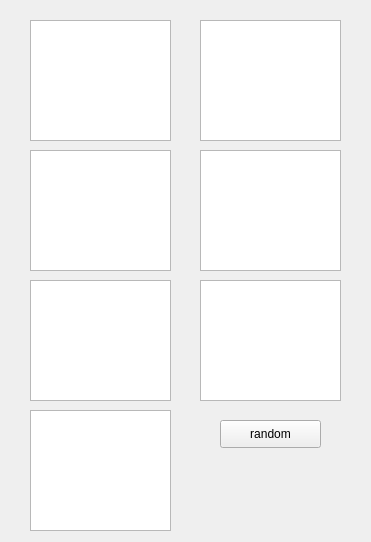
<?xml version="1.0" encoding="UTF-8"?>
<ui version="4.0">
 <class>leftpanel</class>
 <widget class="QWidget" name="leftpanel">
  <property name="geometry">
   <rect>
    <x>0</x>
    <y>0</y>
    <width>371</width>
    <height>542</height>
   </rect>
  </property>
  <property name="windowTitle">
   <string>Form</string>
  </property>
  <widget class="QGraphicsView" name="graphicsView">
   <property name="geometry">
    <rect>
     <x>30</x>
     <y>20</y>
     <width>141</width>
     <height>121</height>
    </rect>
   </property>
  </widget>
  <widget class="QGraphicsView" name="graphicsView_2">
   <property name="geometry">
    <rect>
     <x>30</x>
     <y>150</y>
     <width>141</width>
     <height>121</height>
    </rect>
   </property>
  </widget>
  <widget class="QGraphicsView" name="graphicsView_3">
   <property name="geometry">
    <rect>
     <x>30</x>
     <y>280</y>
     <width>141</width>
     <height>121</height>
    </rect>
   </property>
  </widget>
  <widget class="QGraphicsView" name="graphicsView_4">
   <property name="geometry">
    <rect>
     <x>30</x>
     <y>410</y>
     <width>141</width>
     <height>121</height>
    </rect>
   </property>
  </widget>
  <widget class="QGraphicsView" name="graphicsView_5">
   <property name="geometry">
    <rect>
     <x>200</x>
     <y>20</y>
     <width>141</width>
     <height>121</height>
    </rect>
   </property>
  </widget>
  <widget class="QGraphicsView" name="graphicsView_6">
   <property name="geometry">
    <rect>
     <x>200</x>
     <y>150</y>
     <width>141</width>
     <height>121</height>
    </rect>
   </property>
  </widget>
  <widget class="QGraphicsView" name="graphicsView_7">
   <property name="geometry">
    <rect>
     <x>200</x>
     <y>280</y>
     <width>141</width>
     <height>121</height>
    </rect>
   </property>
  </widget>
  <widget class="QPushButton" name="pushButton">
   <property name="geometry">
    <rect>
     <x>220</x>
     <y>420</y>
     <width>101</width>
     <height>28</height>
    </rect>
   </property>
   <property name="text">
    <string>random</string>
   </property>
  </widget>
 </widget>
 <resources/>
 <connections/>
</ui>
